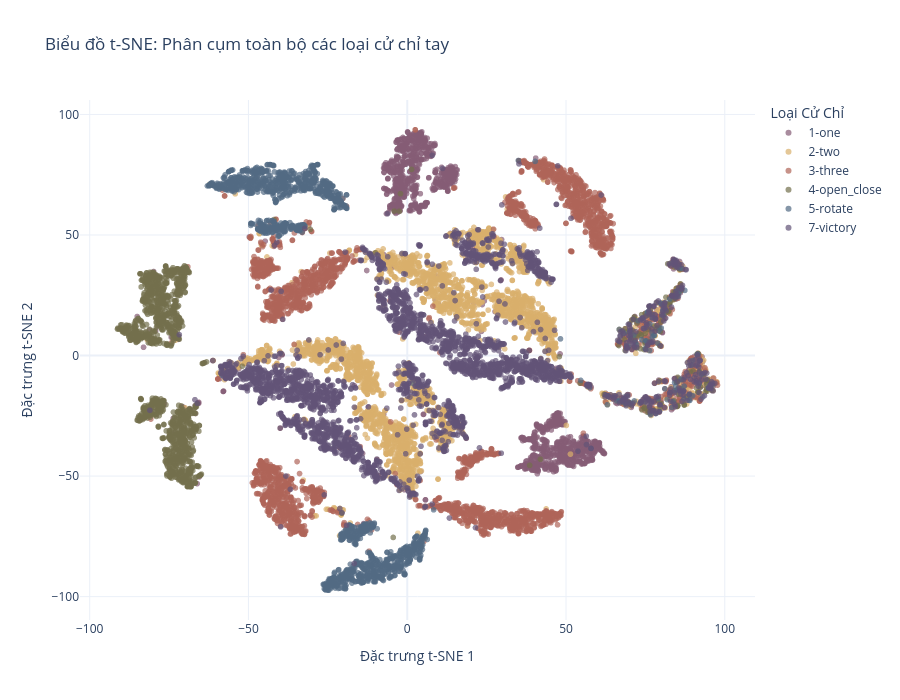

Write notebook code for a chart like this one.
### Markdown cell above
### 6.2 Trực quan hoá

### Code cell
tsne = TSNE(
    n_components=2, 
    perplexity=30, 
    max_iter=1000, 
    random_state=42,
    init='pca', 
    learning_rate='auto'
)

X_tsne = tsne.fit_transform(X_scaled)

# Tạo DataFrame để vẽ biểu đồ
tsne_df = pd.DataFrame({
    "Dim_1": X_tsne[:, 0],
    "Dim_2": X_tsne[:, 1],
    "Gesture": y.astype(str) # Ép kiểu string để Plotly hiểu là dữ liệu phân loại
})

# Vẽ biểu đồ Scatter tương tác
fig = px.scatter(
    tsne_df, 
    x="Dim_1", 
    y="Dim_2", 
    color="Gesture",
    title="Biểu đồ t-SNE: Phân cụm toàn bộ các loại cử chỉ tay",
    labels={"Dim_1": "Đặc trưng t-SNE 1", "Dim_2": "Đặc trưng t-SNE 2"},
    hover_name="Gesture",
    opacity=0.7,
    color_discrete_sequence=px.colors.qualitative.Antique
)

fig.update_layout(
    template='plotly_white',
    legend_title="Loại Cử Chỉ",
    width=900,
    height=700
)

fig.show()
fig.write_image(f"{IMAGE_DIR}/04_tsne_projection.png")

### Figure 1 — Plotly figure (JSON) as saved in the notebook; plotly's stock layout.template omitted (floating-point values rounded to 4 significant figures; data arrays with more than 128 entries replaced by an {"elided": "..."} marker saying what was removed)
{"data": [{"hovertemplate": "<b>%{hovertext}</b><br><br>Gesture=1-one<br>Đặc trưng t-SNE 1=%{x}<br>Đặc trưng t-SNE 2=%{y}<extra></extra>", "hovertext": {"elided": "1564 str values"}, "legendgroup": "1-one", "marker": {"color": "rgb(133, 92, 117)", "opacity": 0.7, "symbol": "circle"}, "mode": "markers", "name": "1-one", "showlegend": true, "type": "scattergl", "x": {"elided": "1564 float values"}, "xaxis": "x", "y": {"elided": "1564 float values"}, "yaxis": "y"}, {"hovertemplate": "<b>%{hovertext}</b><br><br>Gesture=2-two<br>Đặc trưng t-SNE 1=%{x}<br>Đặc trưng t-SNE 2=%{y}<extra></extra>", "hovertext": {"elided": "3237 str values"}, "legendgroup": "2-two", "marker": {"color": "rgb(217, 175, 107)", "opacity": 0.7, "symbol": "circle"}, "mode": "markers", "name": "2-two", "showlegend": true, "type": "scattergl", "x": {"elided": "3237 float values"}, "xaxis": "x", "y": {"elided": "3237 float values"}, "yaxis": "y"}, {"hovertemplate": "<b>%{hovertext}</b><br><br>Gesture=3-three<br>Đặc trưng t-SNE 1=%{x}<br>Đặc trưng t-SNE 2=%{y}<extra></extra>", "hovertext": {"elided": "3264 str values"}, "legendgroup": "3-three", "marker": {"color": "rgb(175, 100, 88)", "opacity": 0.7, "symbol": "circle"}, "mode": "markers", "name": "3-three", "showlegend": true, "type": "scattergl", "x": {"elided": "3264 float values"}, "xaxis": "x", "y": {"elided": "3264 float values"}, "yaxis": "y"}, {"hovertemplate": "<b>%{hovertext}</b><br><br>Gesture=4-open_close<br>Đặc trưng t-SNE 1=%{x}<br>Đặc trưng t-SNE 2=%{y}<extra></extra>", "hovertext": {"elided": "1544 str values"}, "legendgroup": "4-open_close", "marker": {"color": "rgb(115, 111, 76)", "opacity": 0.7, "symbol": "circle"}, "mode": "markers", "name": "4-open_close", "showlegend": true, "type": "scattergl", "x": {"elided": "1544 float values"}, "xaxis": "x", "y": {"elided": "1544 float values"}, "yaxis": "y"}, {"hovertemplate": "<b>%{hovertext}</b><br><br>Gesture=5-rotate<br>Đặc trưng t-SNE 1=%{x}<br>Đặc trưng t-SNE 2=%{y}<extra></extra>", "hovertext": {"elided": "1659 str values"}, "legendgroup": "5-rotate", "marker": {"color": "rgb(82, 106, 131)", "opacity": 0.7, "symbol": "circle"}, "mode": "markers", "name": "5-rotate", "showlegend": true, "type": "scattergl", "x": {"elided": "1659 float values"}, "xaxis": "x", "y": {"elided": "1659 float values"}, "yaxis": "y"}, {"hovertemplate": "<b>%{hovertext}</b><br><br>Gesture=7-victory<br>Đặc trưng t-SNE 1=%{x}<br>Đặc trưng t-SNE 2=%{y}<extra></extra>", "hovertext": {"elided": "3199 str values"}, "legendgroup": "7-victory", "marker": {"color": "rgb(98, 83, 119)", "opacity": 0.7, "symbol": "circle"}, "mode": "markers", "name": "7-victory", "showlegend": true, "type": "scattergl", "x": {"elided": "3199 float values"}, "xaxis": "x", "y": {"elided": "3199 float values"}, "yaxis": "y"}], "layout": {"height": 700, "legend": {"title": {"text": "Loại Cử Chỉ"}, "tracegroupgap": 0}, "title": {"text": "Biểu đồ t-SNE: Phân cụm toàn bộ các loại cử chỉ tay"}, "width": 900, "xaxis": {"anchor": "y", "domain": [0, 1], "title": {"text": "Đặc trưng t-SNE 1"}}, "yaxis": {"anchor": "x", "domain": [0, 1], "title": {"text": "Đặc trưng t-SNE 2"}}}}
